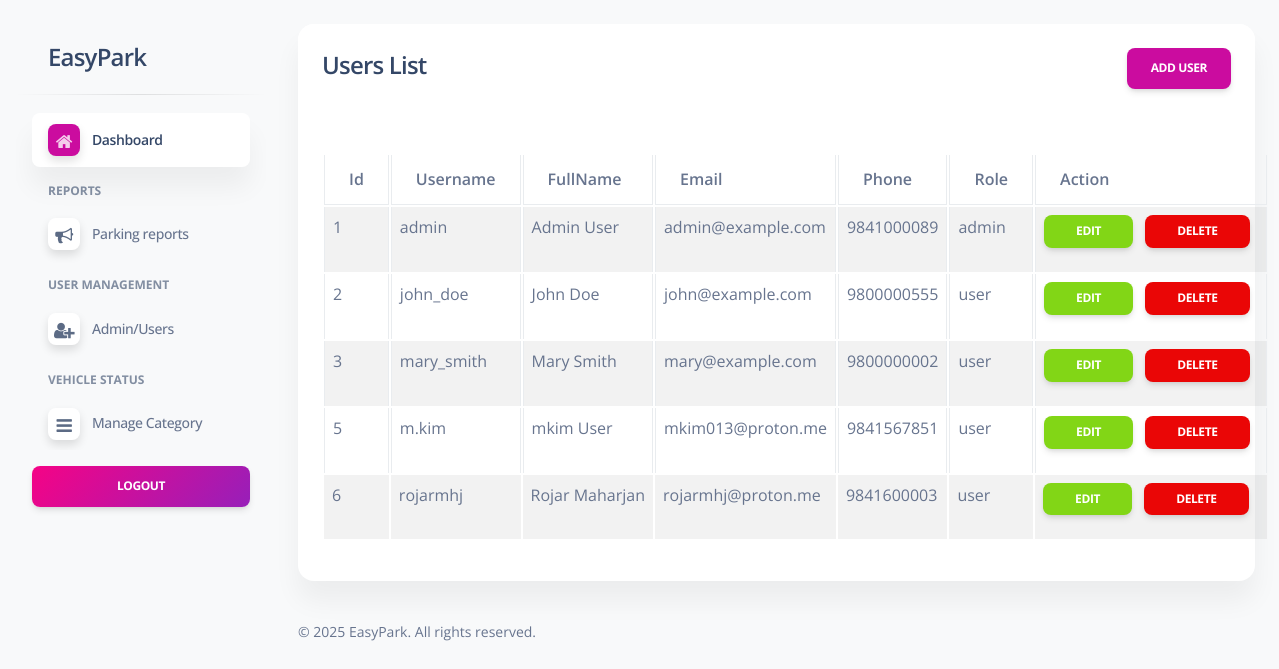
The page /admin/users.php (signed in) on the database its author committed.
### tables this page shows
CREATE TABLE `users` (
  `id` int(11) NOT NULL,
  `username` varchar(100) DEFAULT NULL,
  `name` varchar(191) DEFAULT NULL,
  `email` varchar(100) DEFAULT NULL,
  `phone` varchar(20) DEFAULT NULL,
  `password` varchar(100) DEFAULT NULL,
  `role` varchar(100) DEFAULT NULL,
  `Created_date` date DEFAULT NULL,
  `balance` decimal(10,2) DEFAULT 0.00
);

### config/function.php (called while the page is built, shortened)
<?php
require_once 'dbcon.php';
function validate($inputData){
    global $conn;
    $validateData = mysqli_real_escape_string($conn, $inputData);
    return trim($validateData);
}
function getAll($tableName)
{
    global $conn;
    $table= validate($tableName);
    $query = "SELECT * FROM $table";
    $result = mysqli_query($conn,$query);
    return $result;
}
?>

### admin/authentication.php (called while the page is built, shortened)
<?php
if(isset($_SESSION['auth']))
{
    if(isset($_SESSION['loggedInUserRole']))
    {
        $role = validate($_SESSION['loggedInUserRole']);
        $email = validate($_SESSION['loggedInUser']['email']);
        $query = "SELECT * FROM users WHERE email='$email' AND role='$role' LIMIT 1";
        $result = mysqli_query($conn,$query);
    }
}else{
    redirect('../loginform.php','Login to continue....');
}
?>

### admin/users.php (the view, shortened to what this page needs)
<?php
include('include/header.php');
?>
<div class="col-md-12">
    <div class="card">
        <div class="card-header">
            <h4>
                Users List
                <a href="users-create.php" class="btn btn-primary float-end">Add User</a>
            </h4>
        </div>
        <div class="card-body">
        <table class="table table-bordered table-striped">
            <thead>
                <tr>
                    <th>Id</th>
                    <th>Username</th>
                    <th>FullName</th>
                    <th>Email</th>
                    <th>Phone</th>
                    <th>Role</th>
                    <th>Action</th>
                </tr>
            </thead>
            <tbody>
                <?php
                   $users = getAll('users');
                   if(mysqli_num_rows($users) > 0)
                   {
                    foreach($users as $userItem)
                    {
                        ?>
                <tr>
                    <td><?= htmlspecialchars($userItem['id']); ?></td>
                    <td><?= htmlspecialchars($userItem['username']); ?></td>
                    <td><?= htmlspecialchars($userItem['name']); ?></td>
                    <td><?= htmlspecialchars($userItem['email']); ?></td>
                    <td><?= htmlspecialchars($userItem['phone']); ?></td>
                    <td><?= htmlspecialchars($userItem['role']); ?></td>
                    <td>
                        <a href="users-edit.php?id=<?= urlencode($userItem['id']); ?>" class="btn btn-success btn-sm">Edit</a>
                        <a href="users-delete.php?id=<?= urlencode($userItem['id']); ?>"
                           class="btn btn-danger btn-sm mx-2"
                           > Delete</a>
                    </td>
                </tr>
                        <?php
                    }
                   }
                   else
                   {
                    ?>
                    <tr>
                        <td colspan="7">No Record Found</td>
                    </tr>
                    <?php
                   }
                ?>
            </tbody>
        </table>
        </div>
    </div>
</div>
<?php include('include/footer.php'); ?>

### rows shown on the page
users: id "1", username "admin", name "Admin User", email "admin@example.com", phone "9841000089", role "admin"
users: id "2", username "john_doe", name "John Doe", email "john@example.com", phone "9800000555", role "user"
users: id "3", username "mary_smith", name "Mary Smith", email "mary@example.com", phone "9800000002", role "user"
users: id "5", username "m.kim", name "mkim User", email "mkim013@proton.me", phone "9841567851", role "user"
users: id "6", username "rojarmhj", name "Rojar Maharjan", email "rojarmhj@proton.me", phone "9841600003", role "user"
